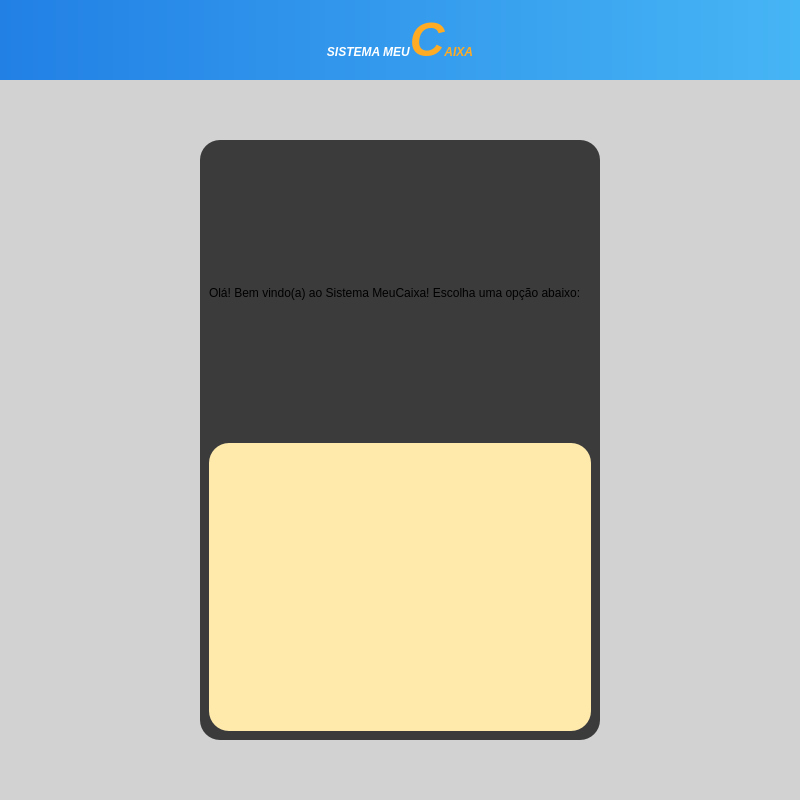
<?xml version="1.0" encoding="UTF-8"?>
<ui version="4.0">
 <class>MainWindow</class>
 <widget class="QMainWindow" name="MainWindow">
  <property name="geometry">
   <rect>
    <x>0</x>
    <y>0</y>
    <width>800</width>
    <height>800</height>
   </rect>
  </property>
  <property name="minimumSize">
   <size>
    <width>800</width>
    <height>800</height>
   </size>
  </property>
  <property name="windowTitle">
   <string>MainWindow</string>
  </property>
  <widget class="QWidget" name="centralwidget">
   <property name="minimumSize">
    <size>
     <width>750</width>
     <height>0</height>
    </size>
   </property>
   <layout class="QVBoxLayout" name="verticalLayout">
    <property name="spacing">
     <number>0</number>
    </property>
    <property name="leftMargin">
     <number>0</number>
    </property>
    <property name="topMargin">
     <number>0</number>
    </property>
    <property name="rightMargin">
     <number>0</number>
    </property>
    <property name="bottomMargin">
     <number>0</number>
    </property>
    <item>
     <widget class="QFrame" name="top_bar">
      <property name="maximumSize">
       <size>
        <width>16777215</width>
        <height>80</height>
       </size>
      </property>
      <property name="styleSheet">
       <string notr="true">background-color: qlineargradient(spread:pad, x1:0, y1:0, x2:1, y2:0, stop:0 rgba(34, 128, 229), stop:1 rgba(70, 181, 245));

</string>
      </property>
      <property name="frameShape">
       <enum>QFrame::NoFrame</enum>
      </property>
      <property name="frameShadow">
       <enum>QFrame::Raised</enum>
      </property>
      <layout class="QHBoxLayout" name="horizontalLayout">
       <property name="spacing">
        <number>0</number>
       </property>
       <property name="leftMargin">
        <number>0</number>
       </property>
       <property name="topMargin">
        <number>0</number>
       </property>
       <property name="rightMargin">
        <number>0</number>
       </property>
       <property name="bottomMargin">
        <number>0</number>
       </property>
       <item>
        <widget class="QLabel" name="label_title">
         <property name="styleSheet">
          <string notr="true">font: 28pt &quot;Segoe UI&quot;;
font-weight: bold;

</string>
         </property>
         <property name="text">
          <string>&lt;html&gt;&lt;head/&gt;&lt;body&gt;&lt;p&gt;&lt;span style=&quot; font-style:italic; color:#ffffff;&quot;&gt;SISTEMA MEU&lt;/span&gt;&lt;span style=&quot; font-size:36pt; font-style:italic; color:#ffab23;&quot;&gt;C&lt;/span&gt;&lt;span style=&quot; font-style:italic; color:#ffab23;&quot;&gt;AIXA&lt;/span&gt;&lt;/p&gt;&lt;/body&gt;&lt;/html&gt;</string>
         </property>
         <property name="alignment">
          <set>Qt::AlignCenter</set>
         </property>
        </widget>
       </item>
      </layout>
     </widget>
    </item>
    <item>
     <widget class="QFrame" name="content">
      <property name="styleSheet">
       <string notr="true">background-color: rgb(210, 210, 210);</string>
      </property>
      <property name="frameShape">
       <enum>QFrame::NoFrame</enum>
      </property>
      <property name="frameShadow">
       <enum>QFrame::Raised</enum>
      </property>
      <layout class="QHBoxLayout" name="horizontalLayout_2">
       <item>
        <widget class="QFrame" name="menu_area">
         <property name="maximumSize">
          <size>
           <width>400</width>
           <height>600</height>
          </size>
         </property>
         <property name="styleSheet">
          <string notr="true">background-color: rgb(59, 59, 59);
border-radius: 20px;</string>
         </property>
         <property name="frameShape">
          <enum>QFrame::StyledPanel</enum>
         </property>
         <property name="frameShadow">
          <enum>QFrame::Raised</enum>
         </property>
         <layout class="QVBoxLayout" name="verticalLayout_2">
          <item>
           <widget class="QLabel" name="lbl_menu">
            <property name="text">
             <string>Olá! Bem vindo(a) ao Sistema MeuCaixa! Escolha uma opção abaixo:</string>
            </property>
           </widget>
          </item>
          <item>
           <widget class="QFrame" name="frame">
            <property name="styleSheet">
             <string notr="true">background-color: rgb(255, 234, 171);</string>
            </property>
            <property name="frameShape">
             <enum>QFrame::StyledPanel</enum>
            </property>
            <property name="frameShadow">
             <enum>QFrame::Raised</enum>
            </property>
           </widget>
          </item>
         </layout>
        </widget>
       </item>
      </layout>
     </widget>
    </item>
   </layout>
  </widget>
 </widget>
 <resources/>
 <connections/>
</ui>
